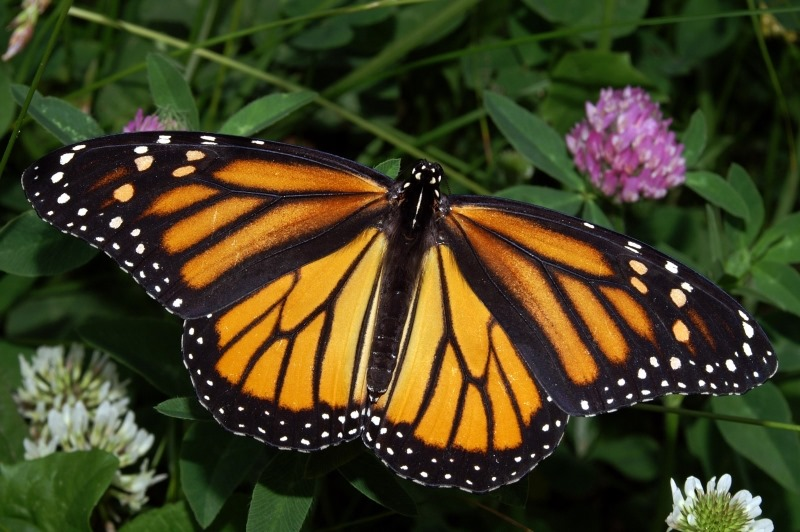
#> input picture Edge_Detection.jpg, 800 x 532 px
$ jupyter execute 'Edge Detection.ipynb'
#> lines starting #> are read from the running program, lines starting #| are printed output that depends on the picture
[cell 1]
#Canny Edge Detection
import cv2 as cv
import numpy as np
from matplotlib import pyplot as plt

img = cv.imread('Edge_Detection.jpg')
#> img is the input picture: shape (532, 800, 3); mean B, G, R 33, 63.4, 66.8
gray = cv.cvtColor(img, cv.COLOR_RGB2GRAY)
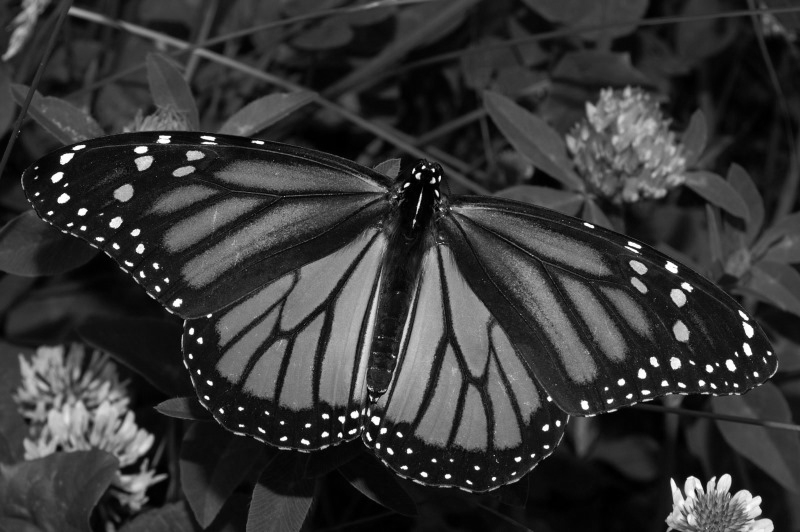
#> gray: shape (532, 800); min 0, max 255, mean 54.7
blur = cv.GaussianBlur(img, (3,3), 0)

edges = cv.Canny(image=blur, threshold1=100, threshold2=200)
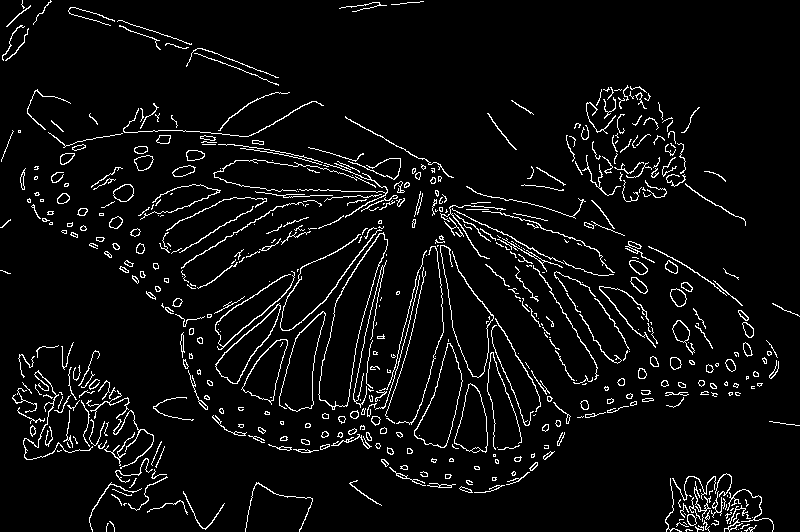
#> edges: shape (532, 800); 5.3% white in thin lines or dots

fig = plt.figure()
ax1 = fig.add_subplot(3, 3, 1)
ax1.set_title("Regular Image")
ax1.imshow(img)

ax2 = fig.add_subplot(3, 3, 2)
ax2.set_title("Edge Detected")
ax2.imshow(edges)
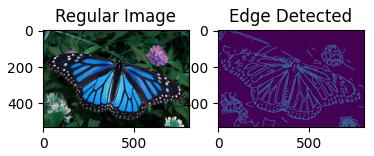
#> figure drawn by matplotlib, 2 panels; B, G, R data is drawn as R, G, B

[cell 2]
#Sobel Edge Detection
img = cv.imread('Edge_Detection.jpg')
gray = cv.cvtColor(img, cv.COLOR_RGB2GRAY)
blur = cv.GaussianBlur(img, (3,3), 0)

sobelx = cv.Sobel(src=blur, ddepth=cv.CV_64F, dx=1, dy=0, ksize=5) # Sobel Edge Detection on the X axis
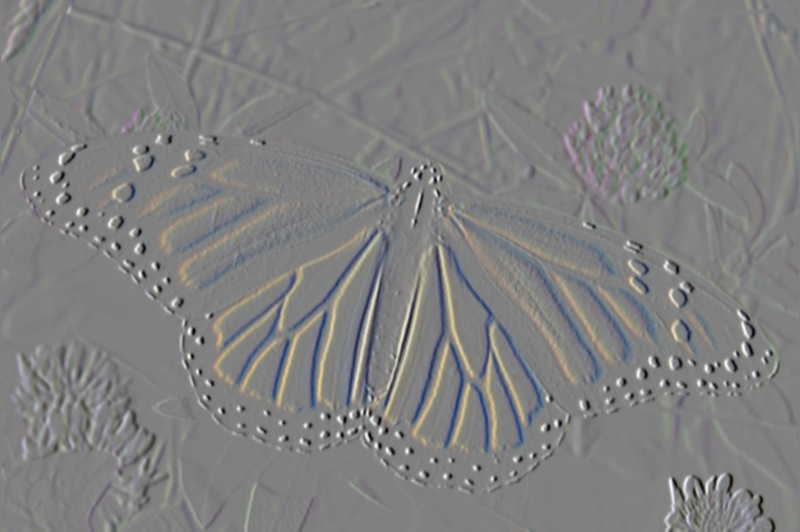
#> sobelx: shape (532, 800, 3) float64; mean B, G, R -0.3, -0.7, -0.7; drawn with min black and max white
sobely = cv.Sobel(src=blur, ddepth=cv.CV_64F, dx=0, dy=1, ksize=5) # Sobel Edge Detection on the Y axis
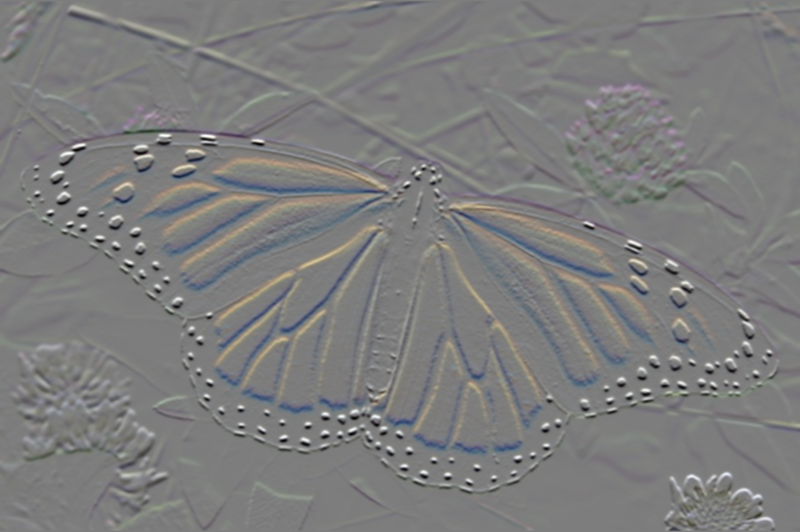
#> sobely: shape (532, 800, 3) float64; mean B, G, R -0.8, -3.2, -1.8; drawn with min black and max white
sobelxy = cv.Sobel(src=blur, ddepth=cv.CV_64F, dx=1, dy=1, ksize=5) # Combined X and Y Sobel Edge Detection
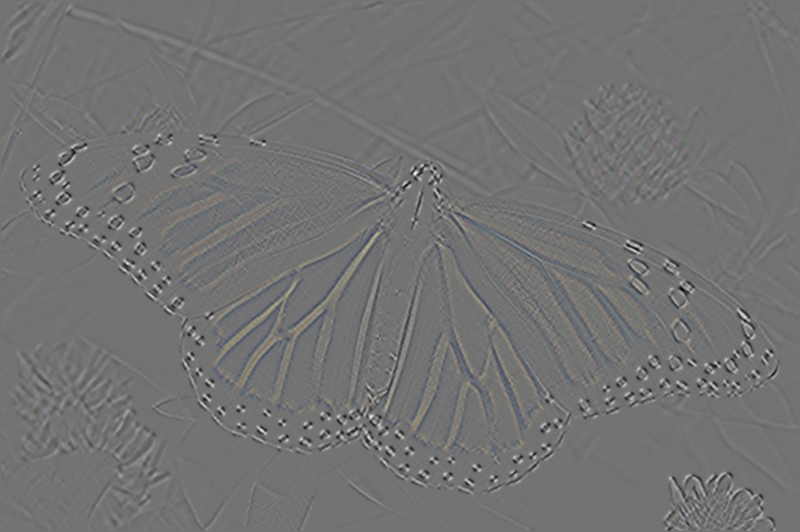
#> sobelxy: shape (532, 800, 3) float64; mean B, G, R 0, 0, 0; drawn with min black and max white

# Display Sobel Edge Detection Images
fig = plt.figure()
ax1 = fig.add_subplot(3, 3, 1)
ax1.set_title("Sobel X")
ax1.imshow(sobelx)

ax2 = fig.add_subplot(3, 3, 2)
ax2.set_title("Sobel Y")
ax2.imshow(sobely)

ax3 = fig.add_subplot(3, 3, 3)
ax3.set_title("Combined")
ax3.imshow(sobelxy)
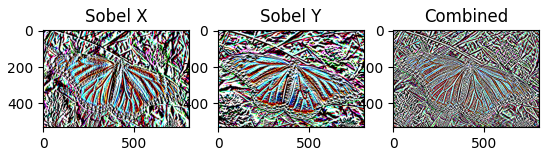
#> figure drawn by matplotlib, 3 panels; B, G, R data is drawn as R, G, B
